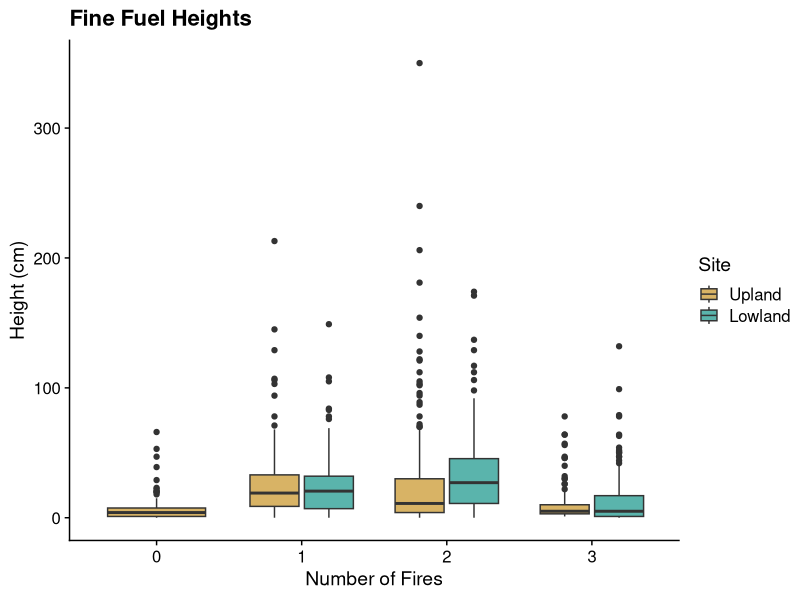

Here is the R script that generated this plot: (Note: this script raises an error after producing the figure.)
# graphing fine fuel heights

library(ggplot2)
library(cowplot)
theme_set(theme_cowplot())
library(tidyverse)
library(here)

fine <- read.csv(here("data/FFL_raw.csv"))

# fine[fine$HEIGHT > 300,]
# fine[fine$HEIGHT > 200,]

ggplot(fine, aes(x = as.factor(TREAT), y = HEIGHT, fill = SITE)) + 
  geom_boxplot() + 
  labs(x = "Number of Fires", y = "Height (cm)", title = "Fine Fuel Heights") + 
  scale_fill_manual(values = c("#d8b365", "#5ab4ac"),
                    labels = c("Upland", "Lowland"),
                    name = "Site")
# taking out NAs
fine <- fine %>%
  filter(HEIGHT != "NA")

test <- fine %>%
  group_by(SITE, TREAT, PLOT, LINE) %>%
  summarise(AV_height = mean(HEIGHT))

# bringing in interval
int <- read.csv(here("data/cwd_tons.h.csv"))
int <- int %>%
  select(c("PLOT", "Interval"))

int$PLOT %in% test$PLOT

test$PLOT[test$PLOT == "32_2  "] <- "32_2"

plot.names <- test$PLOT

plot.int <- 0

for(i in 1:length(plot.names)) {
  plot.int[i] <- int$Interval[int$PLOT == plot.names[i]]
}
plot.int

test$Interval <- plot.int

ggplot(test, aes(x = Interval, y = AV_height, col = SITE)) + 
  geom_jitter(width = 4) + 
  labs(x = "Number of Fires", y = "Height (cm)", title = "Fine Fuel Heights") + 
  scale_color_manual(values = c("#d8b365", "#5ab4ac"),
                    labels = c("Upland", "Lowland"),
                    name = "Site")

 summary(fine$HEIGHT)

 